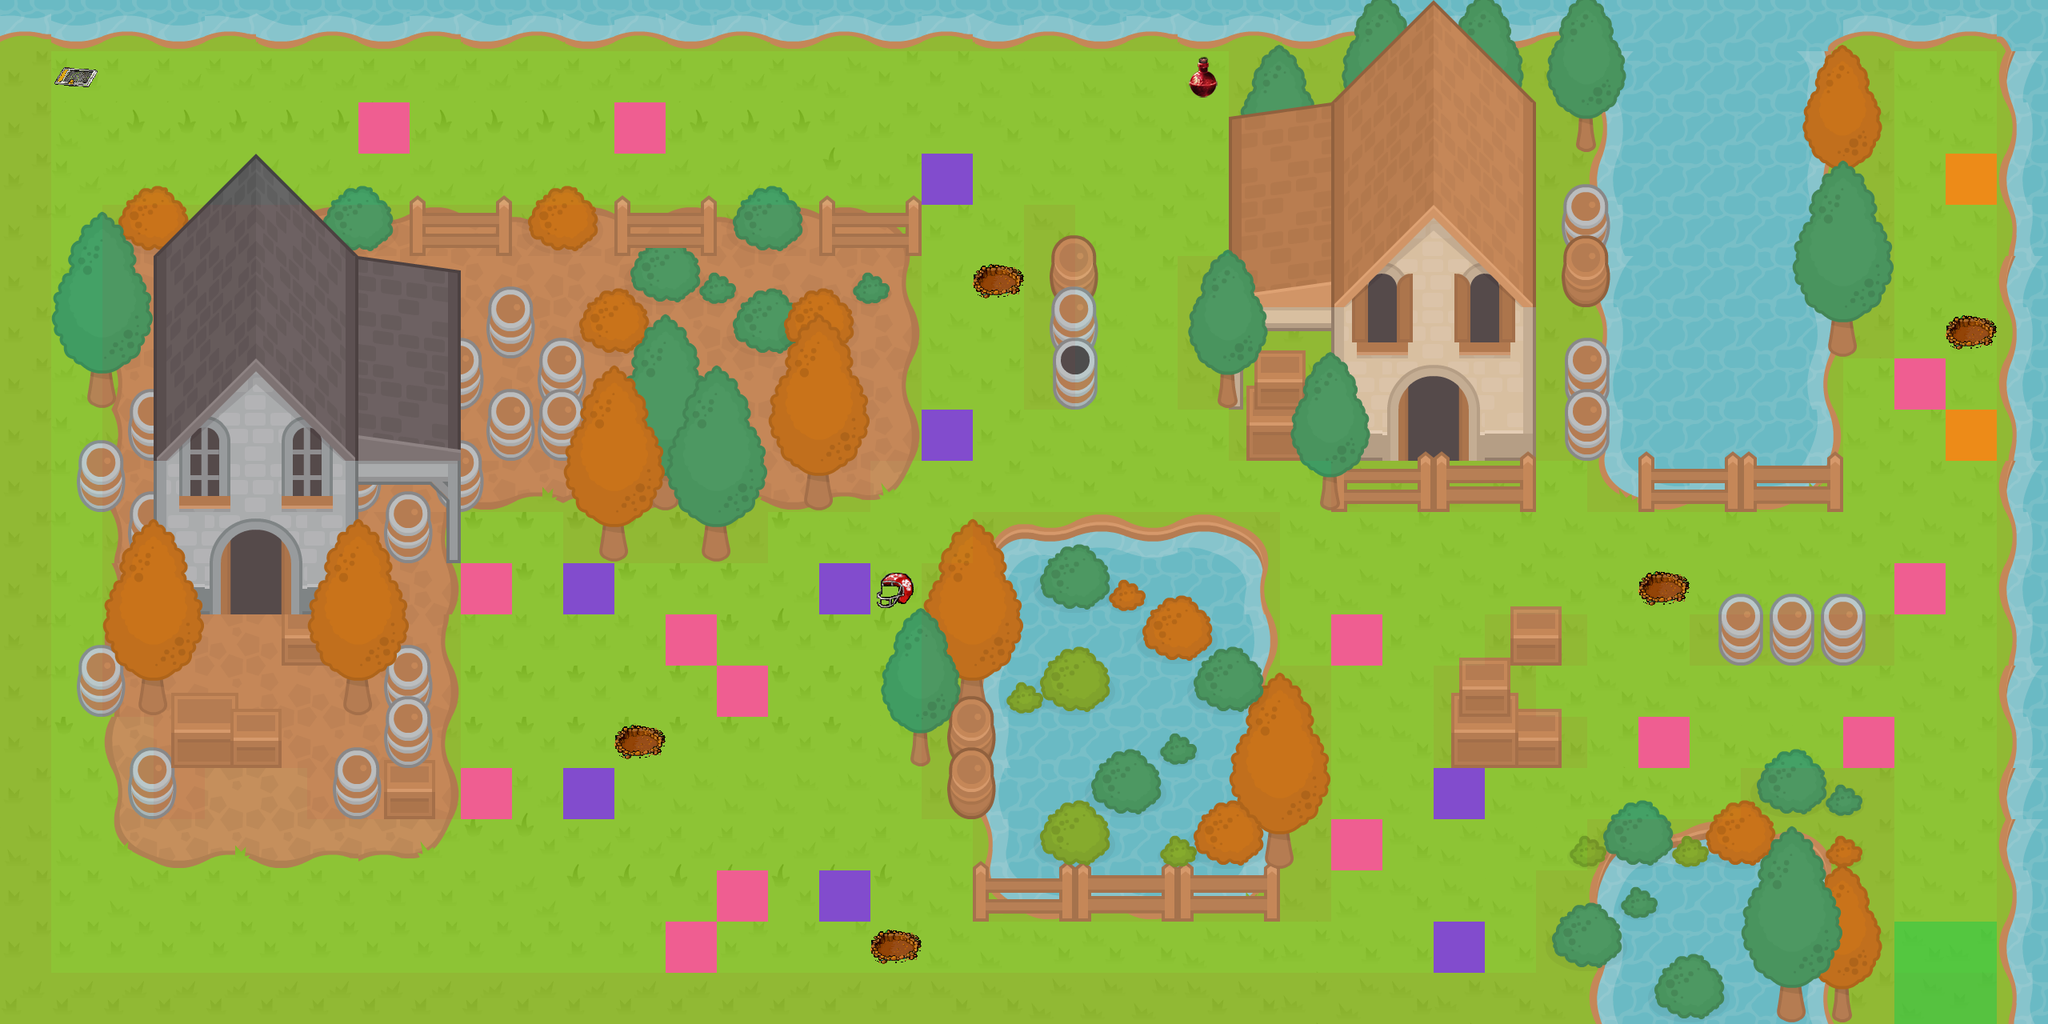

Below is a game level as drawn by its tile map, then a one-line description and the .tmx that defines it (tile-layer data replaced by summaries):
An orthogonal 40x20 tile map with 64x64 px tiles, 15 tile layers (0_Background, trap, enemy_class_1, enemy_class_2, ...), 12 tilesets and 26 objects (hero, enemy1begin, enemy1end, enemy2end, enemy2begin, ...).

<map version="1.2" tiledversion="1.2.2" orientation="orthogonal" renderorder="right-down" width="40" height="20" tilewidth="64" tileheight="64" infinite="0" nextlayerid="32" nextobjectid="31">
 <tileset firstgid="1" source="RPGpack_sheet_2X.tsx" />
 <tileset firstgid="1041" source="meta.tsx" />
 <tileset firstgid="1042" source="bottle.tsx" />
 <tileset firstgid="1046" source="meta2.tsx" />
 <tileset firstgid="1047" source="weapon1.tsx" />
 <tileset firstgid="1048" source="weapon2.tsx" />
 <tileset firstgid="1049" source="enemy_class_1.tsx" />
 <tileset firstgid="1050" source="enemy_class_2.tsx" />
 <tileset firstgid="1051" source="enemy_class_3.tsx" />
 <tileset firstgid="1052" source="door.tsx" />
 <tileset firstgid="1053" source="helmet.tsx" />
 <tileset firstgid="1054" source="trap.tsx" />
 <layer id="17" name="0_Background" width="40" height="20">
  <data>[800 cells, 800 non-empty, 102 distinct tile ids]</data>
 </layer>
 <layer id="31" name="trap" width="40" height="20">
  <data>[800 cells, 5 non-empty, 1 distinct tile ids]</data>
 </layer>
 <objectgroup id="9" name="Objects">
  <object id="2" name="hero" x="138" y="1106" width="40" height="36" />
  <object id="4" name="enemy1begin" x="594.667" y="722.667" width="34.6667" height="36" />
  <object id="5" name="enemy1end" x="588" y="967" width="34.6667" height="41.3333" />
  <object id="6" name="enemy2end" x="722" y="716.333" width="40" height="42.6667" />
  <object id="7" name="enemy2begin" x="719.667" y="973.667" width="38.6667" height="44" />
  <object id="8" name="enemy3end" x="848" y="782.33" width="32" height="40" />
  <object id="9" name="enemy3begin" x="846.667" y="1169.33" width="36" height="34.6667" />
  <object id="10" name="enemy4begin" x="1046.67" y="724" width="29.3333" height="37.3333" />
  <object id="11" name="enemy4end" x="1054.67" y="1117.33" />
  <object id="12" name="enemy5end" x="2404" y="488" />
  <object id="13" name="enemy5begin" x="2404" y="736" />
  <object id="14" name="enemy6end" x="2465.33" y="230.667" />
  <object id="15" name="enemy6begin" x="2460" y="549.333" />
  <object id="16" name="enemy7begin" x="1700" y="800" />
  <object id="17" name="enemy7end" x="1704" y="1058.67" />
  <object id="18" name="enemy8end" x="1830.67" y="996" />
  <object id="21" name="enemy8begin" x="1830.67" y="1188" />
  <object id="22" name="enemy9begin" x="2078.67" y="926.667" />
  <object id="23" name="enemy9end" x="2340" y="924" />
  <object id="24" name="enemy10begin" x="918.667" y="843.667" width="33" height="32" />
  <object id="25" name="enemy10end" x="926" y="1123.67" />
  <object id="26" name="enemy11begin" x="470.67" y="159.667" />
  <object id="27" name="enemy11end" x="800" y="152.333" />
  <object id="28" name="enemy12end" x="1184" y="222.667" />
  <object id="29" name="enemy12begin" x="1174.67" y="541.333" />
  <object id="30" name="exit" x="2419" y="1240" width="19" height="18" />
 </objectgroup>
 <layer id="28" name="enemy_class_1" width="40" height="20">
  <data>[800 cells, 14 non-empty, 1 distinct tile ids]</data>
 </layer>
 <layer id="29" name="enemy_class_2" width="40" height="20">
  <data>[800 cells, 8 non-empty, 1 distinct tile ids]</data>
 </layer>
 <layer id="30" name="enemy_class_3" width="40" height="20">
  <data>[800 cells, 2 non-empty, 1 distinct tile ids]</data>
 </layer>
 <layer id="18" name="1_treesBlocked" width="40" height="20">
  <data>[800 cells, 161 non-empty, 56 distinct tile ids]</data>
 </layer>
 <layer id="19" name="2_house2" width="40" height="20">
  <data>[800 cells, 87 non-empty, 49 distinct tile ids]</data>
 </layer>
 <layer id="20" name="3_windows&amp;doors" width="40" height="20">
  <data>[800 cells, 70 non-empty, 42 distinct tile ids]</data>
 </layer>
 <layer id="21" name="4_house1" width="40" height="20">
  <data>[800 cells, 132 non-empty, 120 distinct tile ids]</data>
 </layer>
 <layer id="22" name="5_tree" width="40" height="20">
  <data>[800 cells, 143 non-empty, 56 distinct tile ids]</data>
 </layer>
 <layer id="23" name="Medicine" width="40" height="20">
  <data>[800 cells, 1 non-empty, 1 distinct tile ids]</data>
 </layer>
 <layer id="24" name="Weapon" width="40" height="20">
  <data>[800 cells, 1 non-empty, 1 distinct tile ids]</data>
 </layer>
 <layer id="25" name="Weapon2" width="40" height="20">
  <data>[800 cells, 1 non-empty, 1 distinct tile ids]</data>
 </layer>
 <layer id="26" name="collidable" width="40" height="20" opacity="0.89">
  <data>[800 cells, 463 non-empty, 1 distinct tile ids]</data>
 </layer>
 <layer id="27" name="collectable" width="40" height="20" opacity="0.54">
  <data>[800 cells, 4 non-empty, 1 distinct tile ids]</data>
 </layer>
</map>
